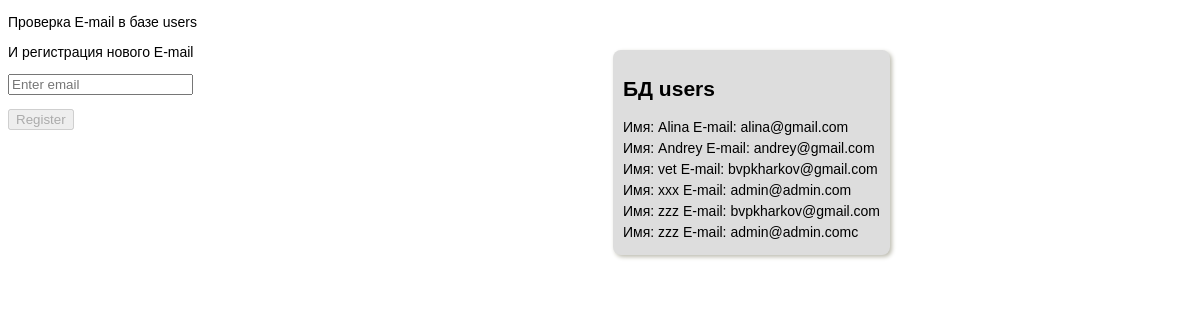
The page / on the database its author committed.
### tables this page shows
CREATE TABLE IF NOT EXISTS `users` (
  `id` int(11) NOT NULL,
  `name` tinytext NOT NULL,
  `pass` tinytext NOT NULL,
  `email` tinytext NOT NULL,
  `first_name` tinytext NOT NULL,
  `last_name` tinytext NOT NULL,
  `created_at` datetime NOT NULL,
  `is_block` tinyint(1) NOT NULL DEFAULT '0'
);

### index.php (called while the page is built)
<?php
include_once 'ajax/valid_email/email.php';

### valid_email/get_db.php (the view)
<?php
require_once("connect.php");
$query = "SELECT * FROM users
                  ORDER BY name";
$usr = $pdo->query($query);
try {
    echo "<div class='jumbotron'>";
    while($user = $usr->fetch()) {
        echo "<div>".
            "Имя: ".
            htmlspecialchars($user['name'])." E-mail: ".
            $user['email'].
            "</div>";
    }
    echo "</div>";
} catch (PDOException $e) {
    echo "Ошибка выполнения запроса: " . $e->getMessage();
}

### valid_email/email.php (shortened to what this page needs)
<!DOCTYPE html>
<html>
<link rel="stylesheet" href="ajax/valid_email/list.css">
<body>
<p>Проверка E-mail в базе users</p>
<p>И регистрация нового E-mail</p>
<form method="post" action="">
    <p>
        <input type="email" name="email" id="email" placeholder="Enter email">
    </p>
    <input type="button" id="submit" value="Register">
</form>
<div id="list">
    <h2>БД users</h2>
    <?php require_once "get_db.php" ?>
</div>
</body>
</html>

### valid_email/list.css (style rules this page uses)
body { font-family: Arial, sans-serif; font-size: 14px; }
#list { display: block; position: fixed; top: 50px; right: 300px; padding: 10px; background: #ddd; border-radius: 8px; box-shadow: 2px 2px 4px #bdbcb0; margin-right: 10px; }
#list div { margin-bottom: 5px; }

### rows shown on the page
users: name "Alina", email "alina@gmail.com"
users: name "Andrey", email "andrey@gmail.com"
users: name "vet", email "bvpkharkov@gmail.com"
users: name "xxx", email "admin@admin.com"
users: name "zzz", email "bvpkharkov@gmail.com"
users: name "zzz", email "admin@admin.comc"
